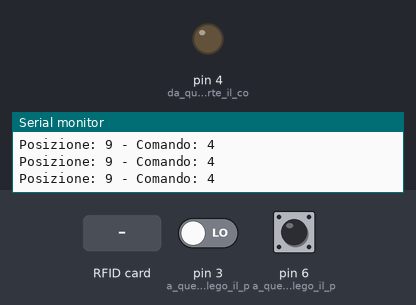
Simulated run of this sketch. Board: Arduino Uno, built with avr-gcc and run on an emulated ATmega328P. On the bench: output pins drawn as LEDs (lit = HIGH), the last lines printed to the serial monitor. Dashed ring = blinking. The test bench sets the inputs (shaded band); at power-on: pin 3 (a_questo_PIN_collego_il_p) LOW, pin 6 (a_questo_PIN_collego_il_p) LOW. Pins used as bus, display or sensor lines are not drawn.

Above: at 1.2 s.
1.3 s: pin 3 (a_questo_PIN_collego_il_p) driven HIGH
2.9 s: pin 3 (a_questo_PIN_collego_il_p) driven LOW and pin 6 (a_questo_PIN_collego_il_p) driven HIGH
At 3.8 s:
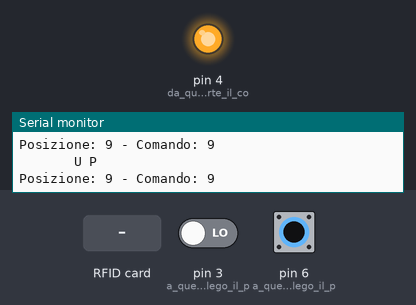
4.5 s: pin 6 (a_questo_PIN_collego_il_p) driven LOW
At 5.2 s:
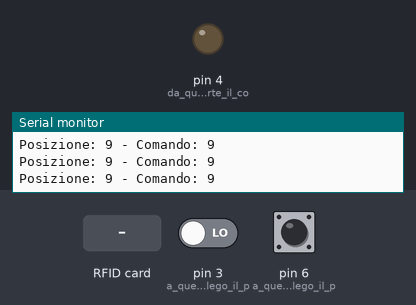
6.0 s: pin 6 (a_questo_PIN_collego_il_p) driven HIGH
At 6.5 s:
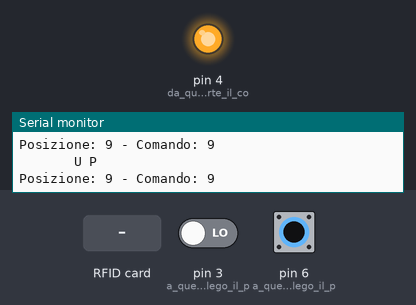
7.5 s: pin 6 (a_questo_PIN_collego_il_p) pulsed LOW 2 times (0.12 s each, 0.3 s apart)
At 7.79 s:
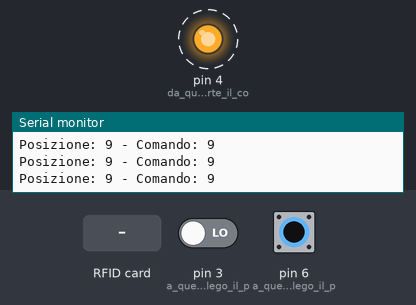
11.1 s: RFID card 5E 7A 19 C4 held to the reader
Timing chart, 0 to 14.1 s (numbered marks = the images above; inputs shaded):
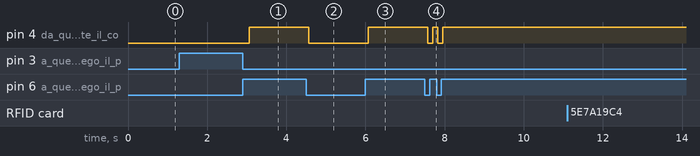

The sketch:

Tapparella_Aradia.ino
```cpp
#include <SPI.h>
#include <RFID.h>

RFID rfid(10,5);
String tapparella1 = "000,000,000,000,000"; //lettura stringa da NFC
int codice_tap1; //stringa da NFC convertita in int

//le seguenti costanti sono i valori (int) degli NFC attaccati alla tapparella
const int tap1_99 = -6214; // costante per tapparella completamente chiusa
const int tap1_88 = 3787;
const int tap1_77 = 13668;
const int tap1_66 = 23669;
const int tap1_55 = -31866;
const int tap1_44 = -1871;
const int tap1_33 = 8130;
const int tap1_22 = 18131;
const int tap1_11 = 28140;
const int tap1_00 = -27395; //costante per tapparella completamente aperta

unsigned int comando_tap1 = 4;  //variabile che indica la posizione indicata dal comando (da scrivere)
unsigned int posizione_tap1 = 9; //variabile che indica la posizione letta dalla tapparella (letta)

unsigned int lenghtcode = 5; //lunghezza del vettore rfid.num

void setup()
{
  Serial.begin(9600);
  SPI.begin();
  rfid.init();
  pinMode(4, OUTPUT); //da questo PIN parte il comando UP
  pinMode(5, OUTPUT); //da questo PIN parte il comando DOWN
  pinMode(6, INPUT); //a questo PIN collego il pulsante a parete UP
  pinMode(3, INPUT); //a questo PIN collego il pulsante a parete DOWN
  digitalWrite(4, LOW);
  digitalWrite(5,LOW);
}

void loop() {
    leggi_comando();
 //   Serial.println("Eccoci:");
//    delay(5000); //ferma per 5 secondi in caso di debug (togliere il commento a inizio linea)
    posizione_tap1 = leggi_posizione(); //recupero la posizione attuale della tapparella (globale?)
    stampa_posizione();
    while (posizione_tap1 < comando_tap1 || digitalRead(6) == HIGH) { //questo è il ciclo di apertura tapparella
                                             //dovrò aggiungere un operatore OR per gestire il pulsante di apertura
                                             //ovviamente durante la pressione di quel pulsante la variabile comando_tap1 si aggiornerà
                                             //in automatico --> comando_tap1 = posizione_tap1;
          digitalWrite(5,LOW);
          digitalWrite(4,HIGH);
          posizione_tap1 = leggi_posizione();
          leggi_comando();
          if (digitalRead(6) == HIGH) {comando_tap1 = posizione_tap1; Serial.println("       U P ");}
    stampa_posizione();
    }
    while (posizione_tap1 > comando_tap1 || digitalRead(3) == HIGH) { //questo è il ciclo di chiusura tapparella
                                             //dovrò aggiungere un operatore OR per gestire il pulsante di chiusura
                                             //ovviamente durante la pressione di quel pulsante la variabile comando_tap1 si aggiornerà
                                             //in automatico --> comando_tap1 = posizione_tap1;
          digitalWrite(4,LOW);
          digitalWrite(5,HIGH);
          posizione_tap1 = leggi_posizione();
          leggi_comando();
          if (digitalRead(3) == HIGH) {comando_tap1 = posizione_tap1; Serial.println("       DOWN");}
//ogni tanto si attiva il pulsante DOWN... bisogna evitare i falsi contatti
    stampa_posizione();
    }
    digitalWrite(4,LOW);
    digitalWrite(5,LOW);
}

unsigned int leggi_posizione()
{
     if (rfid.isCard()) {
          if (rfid.readCardSerial()) {
                        tapparella1 = String(rfid.serNum[0] * 100000000 + rfid.serNum[1] * 1000000 + rfid.serNum[2] * 10000 + rfid.serNum[3] * 100 + rfid.serNum[4]);
                        codice_tap1 = tapparella1.toInt();
                          switch (codice_tap1) {
                          case tap1_99: {posizione_tap1 = 9; //Serial.print(codice_tap1);Serial.print("-99-");Serial.println(posizione_tap1);
                                break;}
                          case tap1_88: {posizione_tap1 = 8; //Serial.print(codice_tap1);Serial.print("-88-");Serial.println(posizione_tap1);
                                break;}
                          case tap1_77: {posizione_tap1 = 7; //Serial.print(codice_tap1);Serial.print("-77-");Serial.println(posizione_tap1);
                                break;}
                          case tap1_66: {posizione_tap1 = 6; //Serial.print(codice_tap1);Serial.print("-66-");Serial.println(posizione_tap1);
                                break;}
                          case tap1_55: {posizione_tap1 = 5; //Serial.print(codice_tap1);Serial.print("-55-");Serial.println(posizione_tap1);
                                break;}
                          case tap1_44: {posizione_tap1 = 4; //Serial.print(codice_tap1);Serial.print("-44-");Serial.println(posizione_tap1);
                                break;}
                          case tap1_33: {posizione_tap1 = 3; //Serial.print(codice_tap1);Serial.print("-33-");Serial.println(posizione_tap1);
                                break;}
                          case tap1_22: {posizione_tap1 = 2; //Serial.print(codice_tap1);Serial.print("-22-");Serial.println(posizione_tap1);
                                break;}
                          case tap1_11: {posizione_tap1 = 1; //Serial.print(codice_tap1);Serial.print("-11-");Serial.println(posizione_tap1);
                                break;}
                          case tap1_00: {posizione_tap1 = 0; //Serial.print(codice_tap1);Serial.print("-00-");Serial.println(posizione_tap1);
                                break;}
                        }
          }
    }

    delay(100); //(bastano 10 letture al secondo)
    rfid.halt();
    return posizione_tap1; //restituisco il valore della posizione della tapparella
 //   rfid.halt();
 }

 void stampa_posizione() {
    Serial.print("Posizione: ");
    Serial.print(posizione_tap1);
    Serial.print(" - Comando: ");
    Serial.println(comando_tap1);
}

void leggi_comando() {
      if (Serial.available()) {
        switch (Serial.read()) {
          case '0': comando_tap1 = 0; break;
          case '1': comando_tap1 = 1; break;
          case '2': comando_tap1 = 2; break;
          case '3': comando_tap1 = 3; break;
          case '4': comando_tap1 = 4; break;
          case '5': comando_tap1 = 5; break;
          case '6': comando_tap1 = 6; break;
          case '7': comando_tap1 = 7; break;
          case '8': comando_tap1 = 8; break;
          case '9': comando_tap1 = 9; break;
        } // aggiunta la funzione di lettura comando da esterno (un numero da 0 a 9 che entra dalla porta seriale)
    }
}
```

Measured:
- after the input at 2.9 s, pin 4 (da_questo_PIN_parte_il_co): LOW → HIGH after 0.16 s
- after the input at 4.5 s, pin 4 (da_questo_PIN_parte_il_co): HIGH → LOW after 0.07 s
- after the input at 6.0 s, pin 4 (da_questo_PIN_parte_il_co): LOW → HIGH after 0.07 s
- after the input at 7.5 s, pin 4 (da_questo_PIN_parte_il_co): alternates HIGH for 0.13 s and LOW for 0.13 s, 4 changes in all, then stays HIGH, starting after 0.08 s
